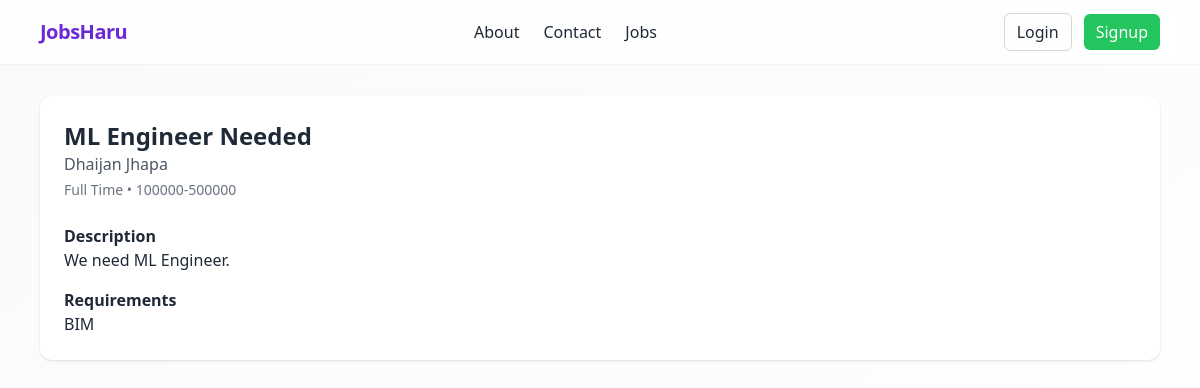
Page /jobs/1/ on the committed database.
### jobs/models.py (models this page shows, shortened)
class Job(models.Model):
    JOB_TYPE_CHOICES = [
        ("FT", "Full Time"),
        ("PT", "Part Time"),
        ("CT", "Contract"),
        ("IN", "Internship"),
    ]
    title = models.CharField(max_length=255)
    description = models.TextField()
    requirements = models.TextField(blank=True)
    location = models.CharField(max_length=255, blank=True)
    salary = models.CharField(max_length=255, blank=True)
    job_type = models.CharField(max_length=2, choices=JOB_TYPE_CHOICES, default="FT")
    posted_by = models.ForeignKey(
        settings.AUTH_USER_MODEL, on_delete=models.CASCADE, related_name="jobs"
    )
    created_at = models.DateTimeField(auto_now_add=True)
    updated_at = models.DateTimeField(auto_now=True)

### jobs/views.py (the view)
# urls.py: path("<int:pk>/", JobDetailView.as_view(), name="detail"),
class JobDetailView(DetailView):
    model = Job
    context_object_name = "job"
    template_name = "jobs/job_detail.html"

### jobs/templates/jobs/job_detail.html (shortened to what this page needs)
{% extends "base.html" %}
{% block content %}
<div class="bg-white rounded-xl shadow p-6">
  <div class="flex items-start justify-between gap-4">
    <div>
      <h2 class="text-2xl font-bold">{{ job.title }}</h2>
      <p class="text-gray-600">{{ job.location }}</p>
      <p class="text-sm text-gray-500 mt-1">{{ job.get_job_type_display }} • {{ job.salary|default:"Negotiable" }}</p>
    </div>
  </div>
  <h3 class="mt-6 font-semibold">Description</h3>
  <p class="text-gray-700">{{ job.description|linebreaks }}</p>
  <h3 class="mt-4 font-semibold">Requirements</h3>
  <p class="text-gray-700">{{ job.requirements|linebreaks }}</p>
</div>
{% endblock %}

### rows in the picture
Job: title "ML Engineer Needed", location "Dhaijan Jhapa", job_type "Full Time", salary "100000-500000", description "We need ML Engineer.", requirements "BIM"
